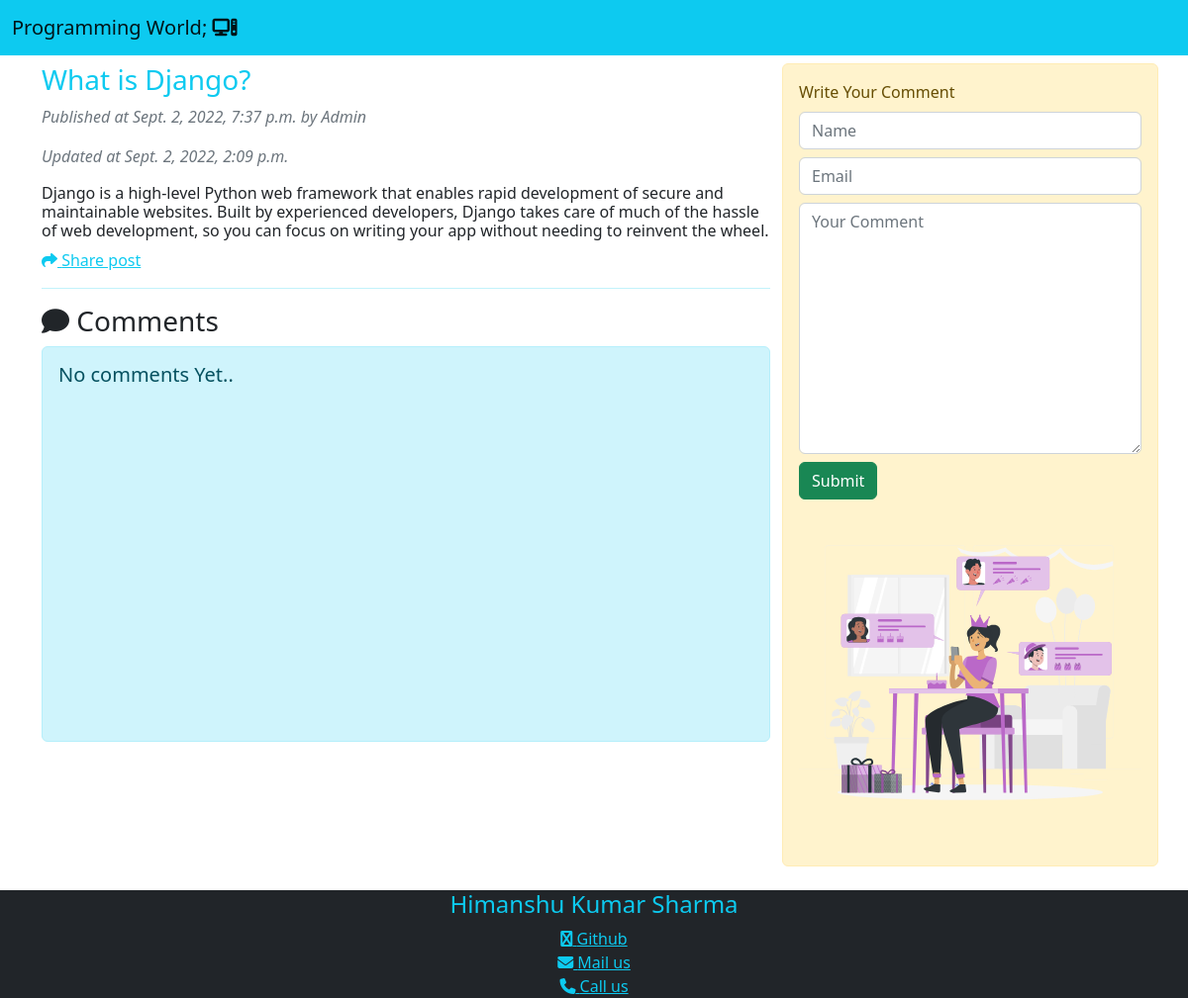
The page /spcl/what-is-django/ on the database as committed earlier.
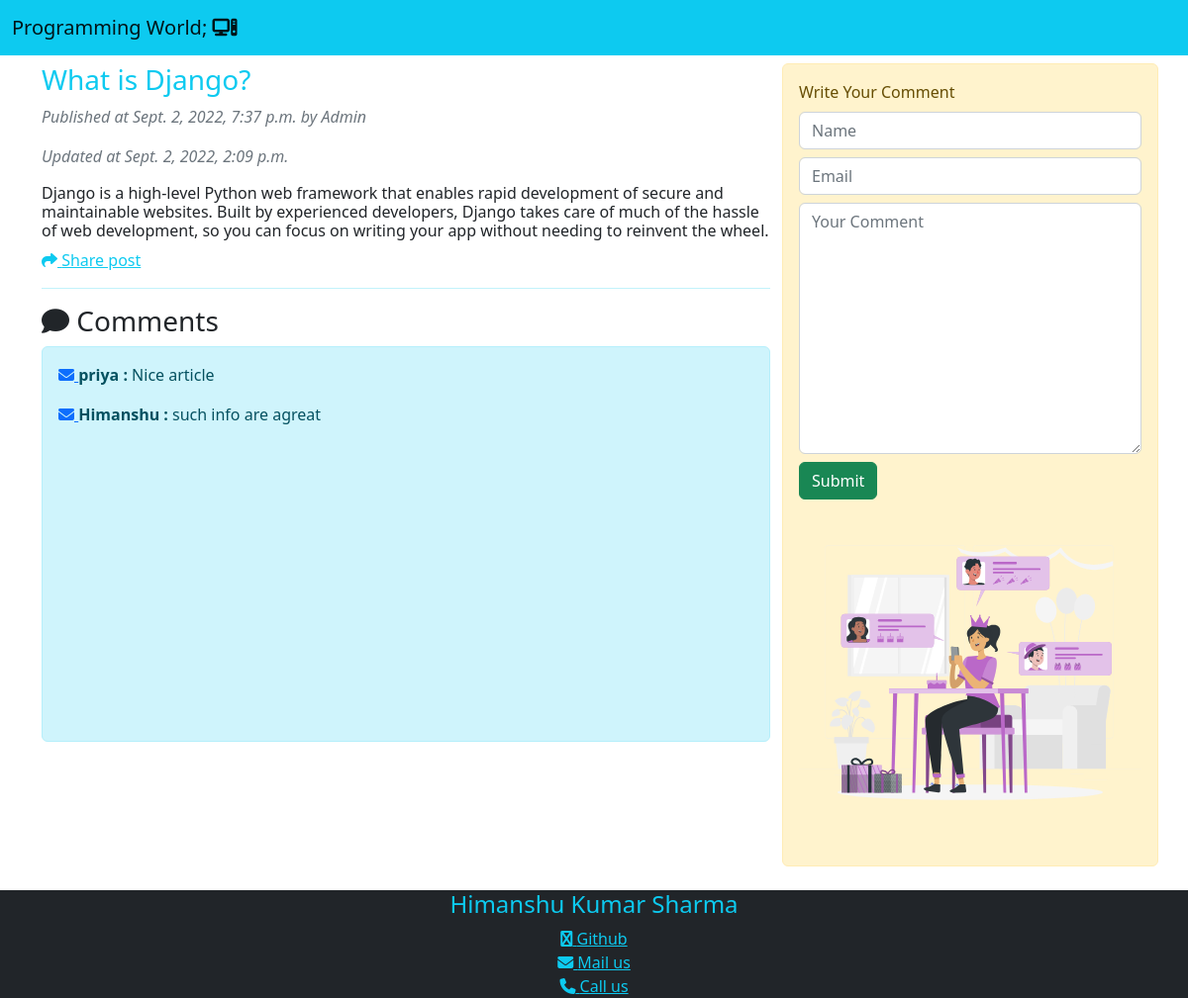
The same page on the database as committed later.
### mvt/models.py (models this page shows)
class posts(models.Model):
    STATUS_CHOICES	=	(('draft',	'Draft'),('published',	'Published'),)
    title =	models.CharField(max_length=300)
    slug	=	AutoSlugField(populate_from='title',max_length=250,unique=True,null=True,default=None)
    author	=	models.CharField(max_length=250)
    body	=	models.TextField()
    publish	=	models.DateTimeField(default=datetime.now(), blank=True)
    created	=	models.DateTimeField(auto_now_add=True)
    updated	=	models.DateTimeField(auto_now=True)
    status	=	models.CharField(max_length=10,choices=STATUS_CHOICES,default='draft')

class comments(models.Model):
    post = models.ForeignKey(posts,on_delete=models.CASCADE)
    name =  models.CharField(max_length=150)
    email = models.EmailField(max_length=150)
    comment = models.TextField()

### mvt/views.py (the view, shortened to what this page needs)
# urls.py: path('spcl/<slug:data>/',views.comment.as_view(),name='comments'),
class comment(View):
    def get(self, request,data):
        mypts = pts.objects.filter(slug=data)
        if(len(mypts) == 1):
            pos = pts.objects.get(slug=data)
            mycmt = cmt.objects.filter(post=pos)
            return render(request,'mvt/comment.html',{'pts':mypts
            ,'cmt' : mycmt
            })
        else:
            return HttpResponse('<h1> SomeThing Went Worng ooops! </h1>')

### mvt/templates/mvt/comment.html (shortened to what this page needs)
{% extends 'core/base.html' %}
{% load static %}
{% block content %}
<nav class="navbar bg-info">
    <div class="container-fluid">
      <a class="navbar-brand" href="{% url 'homepage' %}">Programming World; <i class="fas fa-computer"></i> </a>
    </div>
  </nav>
  <div class="container mt-2">
    <div class="row">
        <div class="col-sm-8">
            {% for pts in pts  %}
            <h3 class="text-info">{{pts.title}}</h3>
            <p class='text-secondary'><em>Published at {{pts.publish}} by {{pts.author}}</em></p>
            <p class='text-secondary'><em>Updated at {{pts.updated }}</em></p>
            <h6>
                {{pts.body}}
            </h6>
            <a href="{% url 'share_post' pts.id %}" class="text-info"><i class="fas fa-share"></i> Share post  </a>
            {% endfor %}
        <hr class="text-info">
        <h3>
            <i class="fas fa-comment"> </i> Comments
        </h3>
            <div class="alert alert-info" style="height:400px; overflow-y:scroll">
                {% if cmt %}
                {% for c in cmt %}
                <p><a href="mailto:{{c.email}}" title='mail '><i class="fa fa-envelope"></i>  </a><b>{{c.name}}  :</b>   {{c.comment}}</p>
                {% endfor %}
                {% else %}
                <h5>No comments Yet..</h5>
                {% endif %}
            </div>
        </div>
     <div class="col-sm-4 alert alert-warning">
        <form action="" method="POST">
            <fieldset>Write Your Comment</fieldset>
            <input type="text" name="name"   class="form-control mt-2" placeholder="Name" required>
            <input type="email" name="email"  class="form-control mt-2" placeholder="Email" required>
            <textarea name="comment" cols="30" rows="10" class="form-control mt-2" placeholder="Your Comment" required></textarea>
            <input type="submit" value="Submit" class="mt-2 btn btn-success">
        </form>
            <img src="{% static 'mvt/img/o.svg' %}" alt="" class="img-fluid mt-2">
     </div>
    </div>
  </div>
{% include 'core/bottom.html' %}
{% endblock content %}

### core/templates/core/base.html (shortened to what this page needs)
<!doctype html>
<html lang="en">
  <head>
    {% load static %}
    {% load cache %}
    {% cache 500 bootstrap %}
    <link href="https://cdn.jsdelivr.net/npm/bootstrap@5.2.0/dist/css/bootstrap.min.css" rel="stylesheet">
    <link rel="stylesheet" href="https://cdnjs.cloudflare.com/ajax/libs/font-awesome/6.2.0/css/all.min.css" />
    {% endcache %}
    <link rel="stylesheet" href="{% static 'core/css/base.css' %}">
  </head>
  <body>
    {% block content %}{% endblock content %}
  </body>
</html>

### core/templates/core/bottom.html
<div class="mt-2 bg-dark text-center">
    <div class="text-info text-center">
        <h4>Himanshu Kumar Sharma</h4>
    </div>
    <a href="https://github.com/incredible-India" class="text-info text-center"><i class="fa fa-github-square"></i> Github</a>
 <br>   <a href="mailto:himanshu399231@gmail.com" class="text-info text-center"><i class="fa fa-envelope"></i> Mail us</a>
 <br>   <a href="tel:+918604470501" class="text-info text-center"><i class="fas fa-phone"></i> Call us</a>
</div>

Rows that differ between the two databases and show on the page:
added comments: name "priya", comment "Nice article"
added comments: name "Himanshu", comment "such info are agreat"
Other text that changed with them:
text no longer shown: "No comments Yet.."
